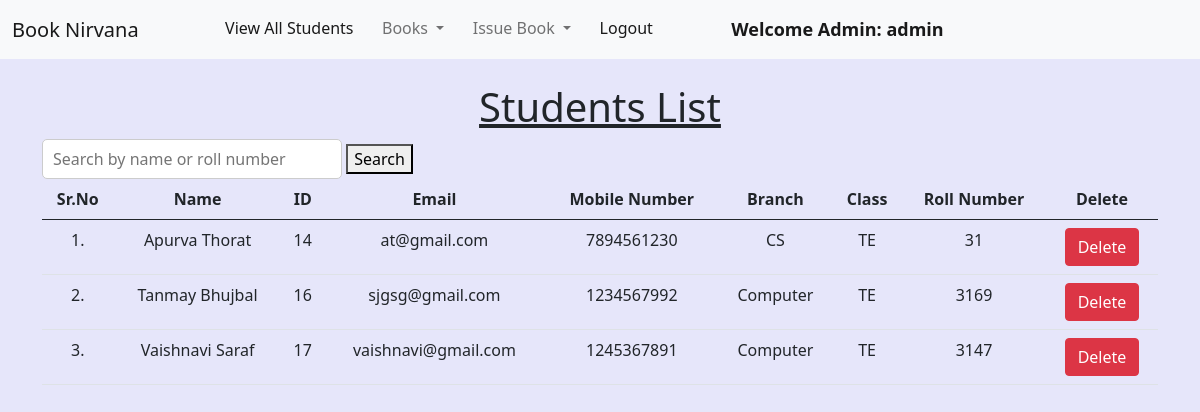
Screenshot of /view_students/ (signed in) with the database file from the repository.
### library/models.py (models this page shows, shortened)
class Student(models.Model):
    user = models.OneToOneField(User, on_delete=models.CASCADE)
    classroom = models.CharField(max_length=10)
    branch = models.CharField(max_length=10)
    roll_no = models.CharField(max_length=3, blank=True)
    phone = models.CharField(max_length=10, blank=True)
    image = models.ImageField(upload_to="", blank=True)

### library/views.py (the view)
# urls.py: path("view_students/", views.view_students, name="view_students"),
@login_required(login_url = '/admin_login')
def view_students(request):
    query = request.GET.get('q', '')  # Get the search query from the URL parameters
    students = Student.objects.all()
    if query:
        students = students.filter(
            Q(user__first_name__icontains=query) |
            Q(user__last_name__icontains=query) |
            Q(roll_no__icontains=query)
        )
    return render(request, "view_students.html", {'students': students, 'query': query})

### library/templates/view_students.html (shortened to what this page needs)
{% extends 'admin_navbar.html' %}
{% load static %}
{% block body %}
<div class="container mt-4">
    <h1 class="text-center"><u>Students List</u></h1>
    <form method="GET" action="{% url 'view_students' %}">
        <input type="text" name="q" placeholder="Search by name or roll number" value="{{ query }}" style="width: 300px; height: 40px; padding: 10px; font-size: 16px; border: 1px solid #ccc; border-radius: 5px;">
        <button type="submit">Search</button>
    </form>
    <table class="table table-hover" id="example">
        <thead>
            <tr class="text-center">
                <th>Sr.No</th>
                <th>Name</th>
                <th>ID</th>
                <th>Email</th>
                <th>Mobile Number</th>
                <th>Branch</th>
                <th>Class</th>
                <th>Roll Number</th>
                <th>Delete</th>
            </tr>
        </thead>
        <tbody>
            {% for student in students %}
            <tr class="text-center">
                <td>{{forloop.counter}}.</td>
                <td>{{student.user.get_full_name}}</td>
                <td>{{student.user.id}}</td>
                <td>{{student.user.email}}</td>
                <td>{{student.phone}}</td>
                <td>{{student.branch}}</td>
                <td>{{student.classroom}}</td>
                <td>{{student.roll_no}}</td>
                <td><a href="/delete_student/{{student.id}}/" class="btn btn-danger" onclick="return confirm('Are you sure you want to delete this student?')">Delete</a></td>
            </tr>
            {% endfor %}
        </tbody>
    </table>
    </div>
{% endblock %}

### library/templates/admin_navbar.html (shortened to what this page needs)
<!doctype html>
<html lang="en">
  <head>
    <link href="https://cdn.jsdelivr.net/npm/bootstrap@5.1.0/dist/css/bootstrap.min.css" rel="stylesheet">
    <link rel="stylesheet" href="https://cdn.datatables.net/1.10.25/css/jquery.dataTables.min.css">
    <link rel="stylesheet" href="https://cdn.datatables.net/buttons/1.7.1/css/buttons.dataTables.min.css">
  </head>
  <body>
    <nav class="navbar navbar-expand-lg navbar-light bg-light">
        <div class="container-fluid">
          <a class="navbar-brand" href="#">Book Nirvana</a>
          <div class="collapse navbar-collapse" id="navbarSupportedContent">
            <ul class="navbar-nav me-auto mb-2 mb-lg-0">
              <li class="nav-item">
                <a class="nav-link active" aria-current="page" href="/view_students/">View All Students</a>
              </li>
              <li class="nav-item dropdown">
                <a class="nav-link dropdown-toggle" href="#" id="navbarDropdown" role="button" data-bs-toggle="dropdown" aria-expanded="false">
                  Books
                </a>
              </li>
              <li class="nav-item dropdown">
                <a class="nav-link dropdown-toggle" href="#" id="navbarDropdown" role="button" data-bs-toggle="dropdown" aria-expanded="false">
                  Issue Book
                </a>
              </li>
              <li class="nav-item">
                <a class="nav-link active" aria-current="page" href="/logout/">Logout</a>
              </li>
              <li class="nav-item">
                <a style="font-weight:600; font-family:'Segoe UI', Tahoma, Geneva, Verdana, sans-serif; font-size: large;" class="nav-link active" href="#">Welcome Admin: {{request.user}}</a>
              </li>
            </ul>
          </div>
        </div>
      </nav>
      {% block body %}
      {% endblock %}
  </body>
</html>

### library/templates/view_students.html (style rules this page uses)
body { background-color: lavender; }

### rows the page displays
Student: user.get_full_name "Apurva Thorat", user.id "14", user.email "at@gmail.com", phone "7894561230", branch "CS", classroom "TE", roll_no "31"
Student: user.get_full_name "Tanmay Bhujbal", user.id "16", user.email "sjgsg@gmail.com", phone "1234567992", branch "Computer", classroom "TE", roll_no "3169"
Student: user.get_full_name "Vaishnavi Saraf", user.id "17", user.email "vaishnavi@gmail.com", phone "1245367891", branch "Computer", classroom "TE", roll_no "3147"

### other values shown
{{ request.user }} "admin"
